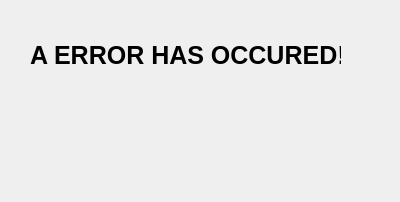
<?xml version="1.0" encoding="UTF-8"?>
<ui version="4.0">
 <class>ErrorDialog</class>
 <widget class="QDialog" name="ErrorDialog">
  <property name="geometry">
   <rect>
    <x>0</x>
    <y>0</y>
    <width>400</width>
    <height>202</height>
   </rect>
  </property>
  <property name="windowTitle">
   <string>Dialog</string>
  </property>
  <widget class="QLabel" name="label">
   <property name="geometry">
    <rect>
     <x>30</x>
     <y>40</y>
     <width>311</width>
     <height>31</height>
    </rect>
   </property>
   <property name="font">
    <font>
     <pointsize>19</pointsize>
     <weight>75</weight>
     <bold>true</bold>
    </font>
   </property>
   <property name="text">
    <string>A ERROR HAS OCCURED!</string>
   </property>
  </widget>
  <widget class="QLabel" name="errMessage">
   <property name="geometry">
    <rect>
     <x>40</x>
     <y>100</y>
     <width>281</width>
     <height>41</height>
    </rect>
   </property>
   <property name="text">
    <string/>
   </property>
  </widget>
 </widget>
 <resources/>
 <connections/>
</ui>
